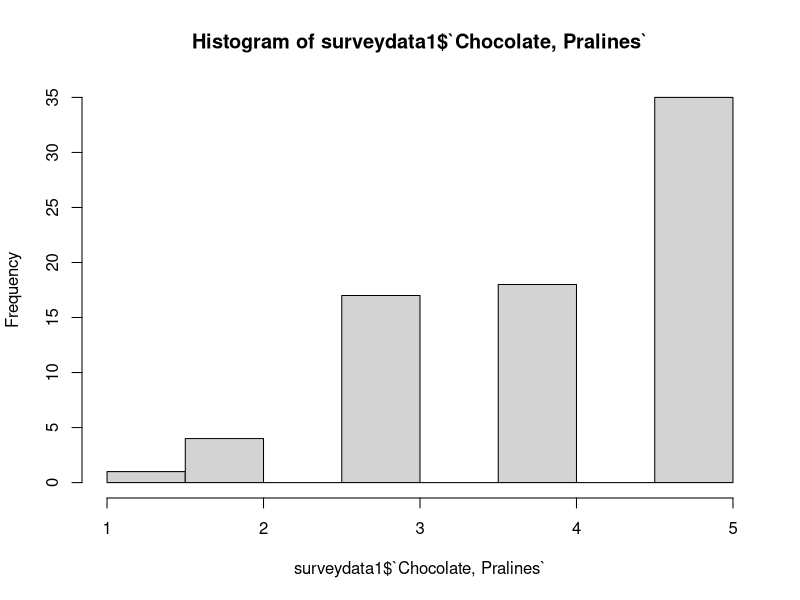
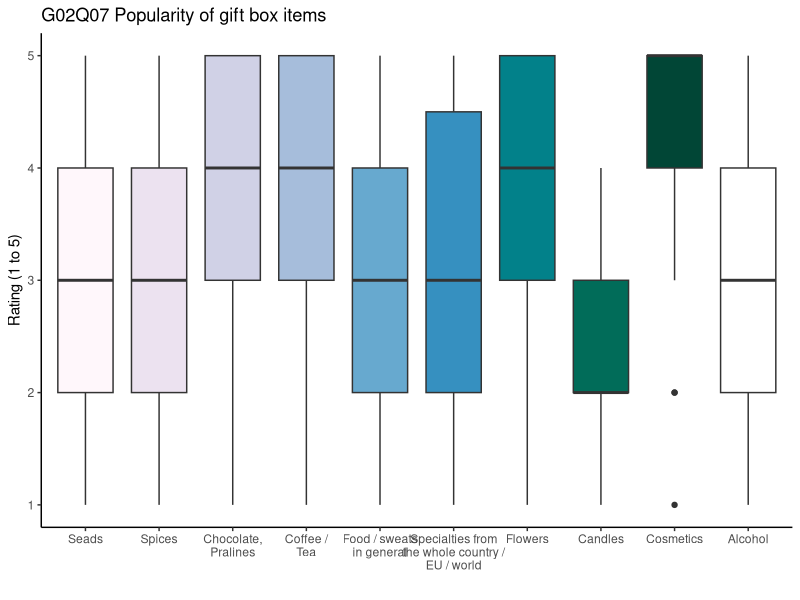
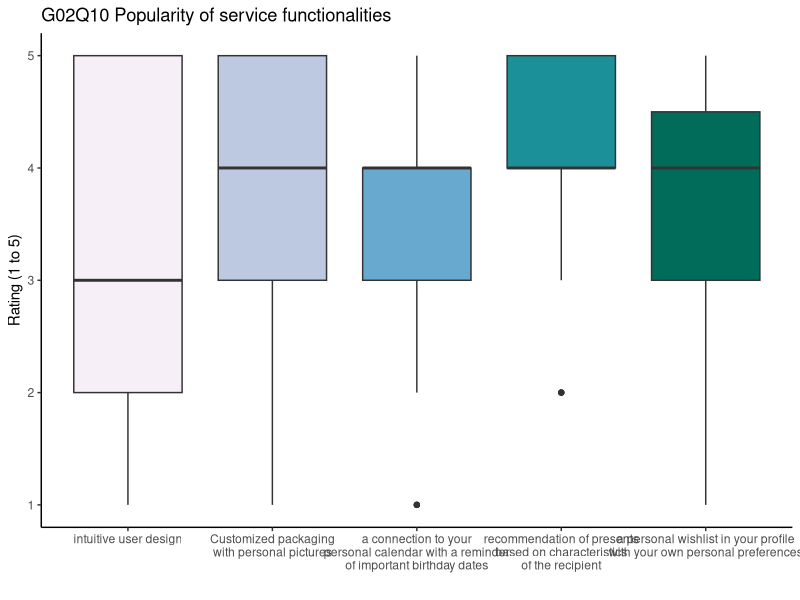
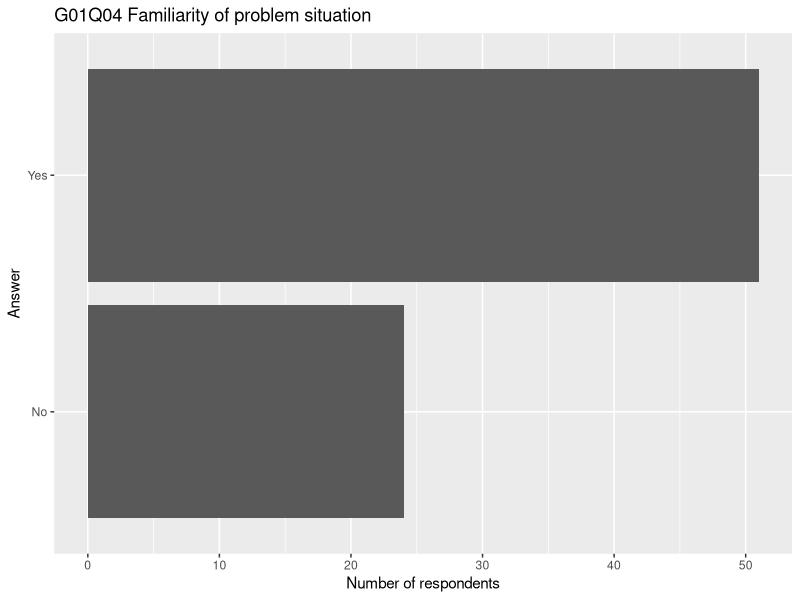
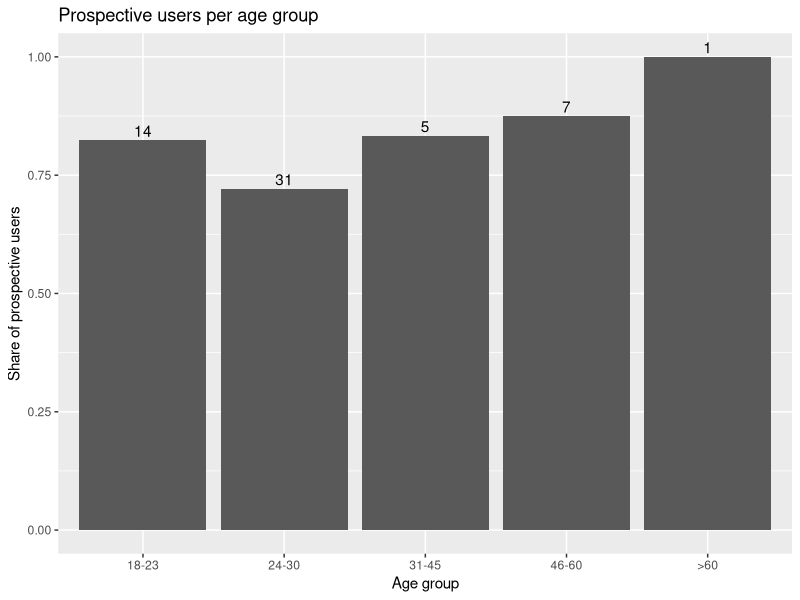

Recreate these plots in R, in order.
#######################################
#                                     #
#            gift giving              #
#          survey analysis            #
#                                     #
#            Thomas FROST             #
#           Antonia GERKEN            #
#           Anita LINDBERG            #
#             Diane OWIN              #
#                                     #
#       emlyon business school        #
#                                     #
#       https://lyonexchange.fr       #
#     gift-giving@lyonexchange.fr     #
#                                     #
#######################################



# 00 - Setup #############################

# setwd("~/Studium/Master/Module/5A2M21 Advanced Topics in Digital Marketing/Gruppenarbeit/GiftGiving")

# install.packages("tidyverse")
# install.packages("fastDummies")
# install.packages("openxlsx")
# install.packages("data.table")


library(tidyverse)
library(fastDummies)
library(openxlsx)
library(data.table)


# Function to get share of yes of a factor df yes / no

getmean <- function(df) {
  share <- as.numeric(summary(df)[2])/length(df)
  number <- as.numeric(summary(df)[2])
  return(data.frame(share, number))
}

# 01 - Read data #########################

surveydata <- read_csv(file = "results-survey282822_20211009-1210.csv")

# 02 - Clean data #########################

# delete incomplete answers
surveydata <- filter(surveydata, !is.na(submitdate))

# delete answer where control question is wrong
surveydata <- surveydata[surveydata$`G02Q10[SQ053]`  == 4, ]

# remove control question
surveydata1 <- subset(surveydata, select = -c(`G02Q10[SQ053]`) )

# remove time stamp
surveydata1 <- subset(surveydata1, select = -c(submitdate) )

# rename categorical columns----
oldnames <-  c('G01Q04','G01Q17', 'G01Q18', 'G01Q19', 'G01Q05', 'G02Q02','G03Q03', 'G03Q13', 'G03Q14',
             'G03Q15','G03Q16')
newnames <-  c('situation_fit','last_minute', 'remb_bday', 'online_gift', 
             'suitablegift','services_fit','age', 'gender', 'student', 'profession','country')
for(i in 1:length(newnames)) names(surveydata1)[names(surveydata1) == oldnames[i]] = newnames[i]

# rename G02Q07 ----

# How suitable are the following items in your opinion for an individualized gift box? 
# Consider as criteria the probability of sending a box with this to someone else by yourself 
# and how much you would find it a good gift if you would receive it yourself. 
# Consider 1 as a bad gift and 5 as the best possible option.

gifts_numbers <- c('G02Q07[SQ001]', 'G02Q07[SQ012]','G02Q07[SQ022]','G02Q07[SQ032]','G02Q07[SQ042]',
                   'G02Q07[SQ052]','G02Q07[SQ062]','G02Q07[SQ072]','G02Q07[SQ082]','G02Q07[SQ092]')
gifts_names <- c('Seads', 'Spices', 'Chocolate, Pralines', 'Coffee / Tea', 'Food / sweats in general', 
                 'Specialties from the whole country / EU / world', 'Flowers', 'Candles', 'Cosmetics', 
                 'Alcohol')
for(i in 1:length(gifts_names)) names(surveydata1)[names(surveydata1) == gifts_numbers[i]] = gifts_names[i]

# rename G01Q06 -----

# What do you usually give your friends (who do not live close to you) for their birthday?
gifts_numbers2 <- c('G01Q06[SQ001]', 'G01Q06[SQ002]', 'G01Q06[SQ003]', 'G01Q06[SQ004]', 'G01Q06[SQ005]')
gifts_names2 <- c('package', 'post_card','flowers', 'nothing_no_change','nothing_want_change')
for(i in 1:length(gifts_names2)) names(surveydata1)[names(surveydata1) == gifts_numbers2[i]] = gifts_names2[i]

# recode yes/no to 1/0 as dummies
surveydata1 <- dummy_cols(surveydata1, select_columns = gifts_names2, remove_selected_columns = TRUE)
# delete douplicated columns
surveydata1 <- subset(surveydata1, select = - c(package_No, post_card_No, flowers_No,
                                                nothing_no_change_No,nothing_want_change_No))

# rename G02Q10 ----

# Imagine that this service wants to help you not only for sending gifts to others but also
# wants to be your central point for all matters related to gifts. Which of the following 
# functionalities should the platform provide to be useful for you?(1 = not important at all
# and 5 = really important)
gifts_numbers3 <- c('G02Q10[SQ012]','G02Q10[SQ022]','G02Q10[SQ032]','G02Q10[SQ042]',
                    'G02Q10[SQ052]')
gifts_names3 <- c('Int_User_Design', 'Customized_packaging','per_calendar',
                  'recommendation','wishlist')
for(i in 1:length(gifts_names3)) names(surveydata1)[names(surveydata1) == gifts_numbers3[i]] = gifts_names3[i]


# recode variables in dummies ----

# situation_fit (G01Q04): yes = 1, last_minute (G01Q17): last min = 1, 
# hard_remb_bday(G01Q18): hard to remb = 1,; online_gift(G01Q19): yes = 1; 
# suitablegift (G01Q05): hard = yes = 1; services_fit (G02Q02): yes = 1;
# gender (G03Q13): male = 1; student (G03Q14): yes = 1;

# might adding age and country to the dummy list ?

dummy_var <- c('situation_fit','last_minute', 'remb_bday', 'online_gift', 
               'suitablegift','services_fit', 'gender', 'student')

surveydata1 <- dummy_cols(surveydata1, select_columns = dummy_var, remove_selected_columns = TRUE)

# delete douplicated columns
surveydata1 <- subset(surveydata1, select = - c(situation_fit_No, remb_bday_No,online_gift_No, 
                                                suitablegift_No, services_fit_No, 
                                                gender_Female, student_No))
# problem with deleting 'last_minute_In advance', because of '.. ..' in it

# Format Factor Variables ----
surveydata1$age <- as.factor(surveydata1$age)
surveydata1$profession <- as.factor(surveydata1$profession)
surveydata1$country <- as.factor(surveydata1$country)

# dummies as numeric 
surveydata1[,24:37] <- sapply(surveydata1[,24:37],as.numeric)


# 03 - Extracting text answers to excel ##############

text_answers <- c('G01Q11', 'G02Q08','G02Q09', 'G02Q12')

answers_G01Q11 <- unique(surveydata1['G01Q11'])
answers_G02Q08 <- unique(surveydata1['G02Q08'])
answers_G02Q09 <- unique(surveydata1['G02Q09'])
answers_G02Q12 <- unique(surveydata1['G02Q12'])

# export as  one excel
list_of_text_answers <- list("G01Q11" = answers_G01Q11, "G02Q08" = answers_G02Q08,
                             "G02Q09" = answers_G02Q09,
                         "G02Q12" = answers_G02Q12)
write.xlsx(list_of_text_answers, file = "survey_open_question_v1.xlsx", overwrite = TRUE)

# deleting open questions from data frame
surveydata1 <- subset(surveydata1, select = - c(G01Q11, G02Q08, G02Q09, G02Q12))

# 04 - Descriptive analysis ##############
summary(surveydata1)

# Plot Histogram of One Variable
hist(surveydata1$`Chocolate, Pralines`)





# 04.01 - popularity of the different gift items (G02Q07) #####
items <- c('Seads', 'Spices', 'Chocolate, Pralines', 'Coffee / Tea', 'Food / sweats in general', 'Specialties from the whole country / EU / world', 'Flowers', 'Candles', 'Cosmetics', 'Alcohol')
labels <- c('Seads', 'Spices', 'Chocolate,\nPralines', 'Coffee /\nTea', 'Food / sweats\nin general', 'Specialties from\nthe whole country /\nEU / world', 'Flowers', 'Candles', 'Cosmetics', 'Alcohol')

giftitems <- reshape(as.data.frame(surveydata[15:24]), times = items,
                     timevar = "gift", direction = "long",
                     varying = 1:10, v.names = "rating", idvar = "participant")

rownames(giftitems) <- 1:nrow(giftitems)
giftitems$gift <- as.factor(giftitems$gift)

itemsplot <- ggplot(giftitems, aes(x = gift, y = rating, fill = gift)) +
  theme_classic() +
  geom_boxplot() +
  ylab("Rating (1 to 5)") +
  xlab("") +
  ggtitle("G02Q07 Popularity of gift box items") +
  scale_x_discrete(labels= labels) +
  theme(legend.position="none") +
  scale_fill_brewer(palette="PuBuGn")
itemsplot



# 04.02 - popularity of different site functionalities (G02Q07) #####
functionalities <- c('intuitive user design', 'Customized packaging with personal pictures', 'a connection to your personal calendar with a reminder of important birthday dates', 'recommendation of presents based on characteristics of the recipient', 'a personal wishlist in your profile with your own personal preferences to help others finding the perfect gift for you (milk or dark chocolate, coffee or tea, ...)')
func_labels <- c('intuitive user design', 'Customized packaging\nwith personal pictures', 'a connection to your\npersonal calendar with a reminder\nof important birthday dates', 'recommendation of presents\nbased on characteristics\nof the recipient', 'a personal wishlist in your profile\nwith your own personal preferences')

func <- reshape(as.data.frame(surveydata[c(27:29, 31:32)]), times = functionalities,
                     timevar = "functionality", direction = "long",
                     varying = 1:5, v.names = "rating", idvar = "participant")

rownames(func) <- 1:nrow(func)
func$functionality <- as.factor(func$functionality)

funcplot <- ggplot(func, aes(x = functionality, y = rating, fill = functionality)) +
  theme_classic() +
  geom_boxplot() +
  ylab("Rating (1 to 5)") +
  xlab("") +
  ggtitle("G02Q10 Popularity of service functionalities") +
  scale_x_discrete(labels= func_labels) +
  theme(legend.position="none") +
  scale_fill_brewer(palette="PuBuGn")
funcplot



# 04.03 - Some simple percentages #############

# Format yes/no answer as Factor Variable
surveydata$G01Q04 <- as.factor(surveydata$G01Q04)


# Show percentage of the two answers
summary(surveydata$G01Q04)/nrow(surveydata)

# Show numbers in each age group
surveydata$G03Q03 <- as.factor(surveydata$G03Q03)
summary(surveydata$G03Q03)



# Share of early / late buyers
surveydata$G01Q17 <- as.factor(surveydata$G01Q17)
summary(surveydata$G01Q17)/nrow(surveydata)

#Share of online gifts
surveydata$G01Q19 <- as.factor(surveydata$G01Q19)
summary(surveydata$G01Q19)/nrow(surveydata)


# plot a simple bar diagram
plot <- ggplot(surveydata) +
  geom_bar(aes(x = G01Q04)) +
  ylab("Number of respondents") +
  xlab("Answer") +
  ggtitle("G01Q04 Familiarity of problem situation") +
  coord_flip()
plot


# 04.04 - Service Usage by age ####################

# generate mean data per age group
surveydata$G02Q02 <- as.factor(surveydata$G02Q02)

agemeans <- tapply(X = surveydata$G02Q02, INDEX = surveydata$G03Q03, getmean)
agemeans <- as.data.frame(agemeans)
agemeans$age <- rownames(agemeans)
agemeans <- as.data.frame(unnest_wider(agemeans, agemeans))

ageplot <- ggplot(agemeans, aes(x = age, y = share)) +
  geom_col() +
  scale_x_discrete(limits = c("18-23", "24-30", "31-45", "46-60", ">60")) +
  ggtitle("Prospective users per age group") +
  geom_text(aes(label = number), vjust = -0.3) +
  xlab("Age group") +
  ylab("Share of prospective users")
ageplot



# 04.05 - Sustainability ##########################

summary(surveydata$G02Q09)
